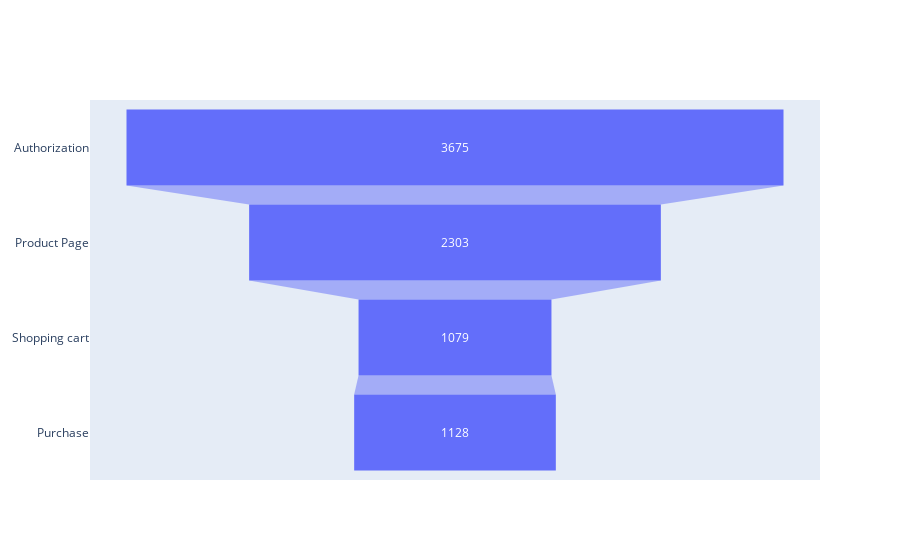

Here is the notebook cell this chart was saved with:
### Code cell
# Build a funnel and count the users who have at least once committed this or that event
fig = go.Figure(go.Funnel(
    y = ["Authorization",
         "Product Page", 
         "Shopping cart", 
         "Purchase"],
    x = [uniq_users.login.count(), 
         uniq_users.product_page.count(), 
         uniq_users.product_cart.count(), 
         uniq_users.purchase.count()]
    ))
fig.show()

### Figure 1 — Plotly figure (JSON) as saved in the notebook; plotly's stock layout.template omitted (floating-point values rounded to 4 significant figures)
{"data": [{"type": "funnel", "x": [3675, 2303, 1079, 1128], "y": ["Authorization", "Product Page", "Shopping cart", "Purchase"]}], "layout": {}}
